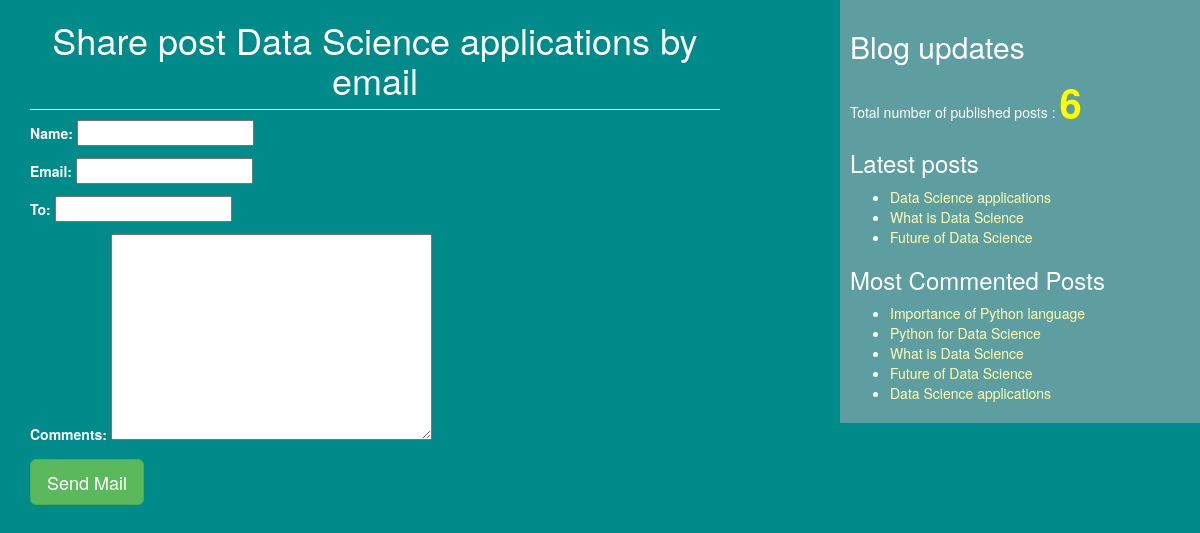
/email/8, run on the app's committed database.
### blogapp/models.py (models this page shows)
class Post(models.Model):
    STATUS_CHOICES = (("draft","Draft"),("publish","Publish"),)
    title = models.CharField(max_length=200, unique=True)
    slug = models.SlugField(max_length=200, unique_for_date='publish')
    author = models.ForeignKey(User, on_delete= models.CASCADE,related_name='blog_posts')
    image=models.ImageField(null=True, blank=True, default='/images/')
    publish=models.DateTimeField(default=timezone.now)
    upload_to = models.DateTimeField(default=timezone.now)
    content = models.TextField()
    created_on = models.DateTimeField(auto_now_add=True)
    status = models.CharField(max_length=10,choices=STATUS_CHOICES, default="draft")
    tags=TaggableManager()

### blogapp/views.py (the view)
# urls.py: path('email/<id>', views.mail_send_view,name='email_view'),
def mail_send_view(request,id):
    post=get_object_or_404(Post,id=id)
    sent=False
    if request.method=='POST':
        form=EmailSendForm(request.POST)
        if form.isvalid():
            cd=form.cleaned_data
            send_mail('subject','message','sowju4h@gmail.com',[cd['to']])
            sent=True
    else:
        form=EmailSendForm()
    return render(request,'blogapp/share_email.html',{'form':form,'post':post})

### blogapp/forms.py
class EmailSendForm(forms.Form):
    name=forms.CharField()
    email=forms.EmailField()
    to=forms.EmailField()
    comments=forms.CharField(required=False, widget=forms.Textarea)

### blogapp/templatetags/blog_tags.py (called while the page is built)
@register.simple_tag(name='my_tag')
def total_posts():
    return Post.objects.count()

@register.inclusion_tag('blogapp/latest_posts.html')
def show_latest_posts():
    latest_post=Post.objects.order_by('-publish')[:3]
    return {'latest_post':latest_post}

@register.simple_tag()
def most_commented_posts(count=5):
    return Post.objects.annotate(total_comments=Count('comments')).order_by('-total_comments')[:count]

### templates/blogapp/share_email.html (shortened to what this page needs)
<!DOCTYPE html>
{% extends "blogapp/base.html" %}
{% block content %}
{%if sent%}
<h1>Email successfully sent!!!</h1>
{%else%}
       <h1> {% block title %} Share post {{ post.title }} by email{% endblock title %} </h1>
       <form >
         {{form.as_p}}
         <input type="submit" class='btn btn-lg btn-success' value="Send Mail">
       </form>
  {%endif%}
{% endblock %}

### templates/blogapp/base.html (shortened to what this page needs)
<!DOCTYPE html>
{%load blog_tags%}
{%load static%}
<html lang="en" dir="ltr">
  <head>
    <link rel="stylesheet" href="https://stackpath.bootstrapcdn.com/bootstrap/3.4.1/css/bootstrap.min.css"
>
    <link rel="stylesheet" href="{%static "css/blogapp.css"%}">
  </head>
  <body>
    <div class="content">
      {%block content%}{%endblock%}
    </div>
    <div class="sidebar">
      <h2>Blog updates</h2>
      <p>Total number of published posts : <span id='pcount'>{%my_tag%}</span></p>
      <h3>Latest posts</h3>{%show_latest_posts%}
      <h3>Most Commented Posts</h3>
      {% most_commented_posts as commented_posts%}
      <ul>
        {%for post in commented_posts%}
        <li> <a href="{% url 'post_detail' post.slug %}">{{post.title}}</a></li>
        {%endfor%}
      </ul>
    </div>
  </body>
</html>

### templates/blogapp/latest_posts.html
<ul>
  {%for post in latest_post%}
  <li> <a href="{% url 'post_detail' post.slug %}">{{post.title}}</a></li>
  {%endfor%}
</ul>

### static/css/blogapp.css (style rules this page uses)
.content { width:60%; float:left; padding:0 0 0 30px; background:darkcyan; height:100%; }
.sidebar { width:30%; float:right; padding: 10px; background:cadetblue; height:100%; }
a { color:#ffffb3; }
h1 { text-align:center; border-bottom: 1px solid white; padding-bottom: 10px; }
body { color: white; background:darkcyan; }
#pcount { font-size:40px; color:yellow; font-weight:bold; }

### data on the page
Post: title "Data Science applications"
Post: title "What is Data Science"
Post: title "Future of Data Science"
Post: title "Importance of Python language"
Post: title "Python for Data Science"
